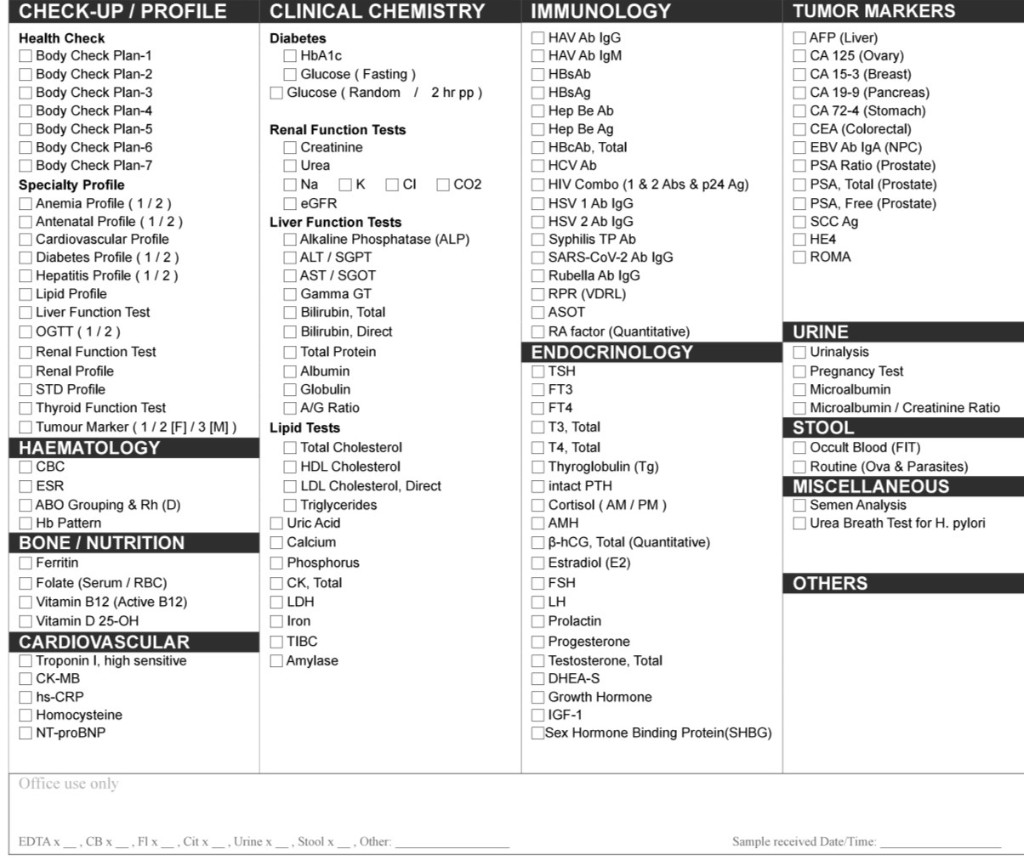
#> input picture block1/samples/lab_request_v0_blank.png, 1024 x 860 px; its folder holds only this picture in this run
$ python -i illumination.py   (imports and definitions only)
#> lines starting #> are read from the running program, lines starting #| are printed output that depends on the picture; after the words box and inside, x2 and y2 are one past the last pixel; in counts of white or black regions, pixels touching at a corner belong together
#> further down, picture is the input picture: shape (860, 1024); min 0, max 255, mean 230.5
"""Locally adaptive paper / ink cuts for flash and shadow gradients."""

from __future__ import annotations

import cv2
import numpy as np

Paper = float | np.ndarray


def _as_u8(gray: np.ndarray) -> np.ndarray:
    arr = np.asarray(gray)
    if arr.ndim == 3:
        arr = cv2.cvtColor(arr, cv2.COLOR_RGB2GRAY)
    if arr.dtype != np.uint8:
        arr = np.clip(arr, 0, 255).astype(np.uint8)
    return arr


def paper_map(gray: np.ndarray, tile: int = 64) -> np.ndarray:
    """Per-tile paper level (percentile 90), bilinear-upsampled to the image."""
#> called with tile = 64
    work = _as_u8(gray)
    h, w = work.shape
#> h = 860; w = 1024
    tile = max(16, int(tile))
    ny = max(1, int(np.ceil(h / tile)))
#> ny = 14
    nx = max(1, int(np.ceil(w / tile)))
#> nx = 16
    grid = np.zeros((ny, nx), dtype=np.float32)
    for iy in range(ny):
        y0, y1 = iy * tile, min(h, (iy + 1) * tile)
        for ix in range(nx):
            x0, x1 = ix * tile, min(w, (ix + 1) * tile)
            patch = work[y0:y1, x0:x1]
            if patch.size == 0:
                grid[iy, ix] = 255.0
                continue
            # Otsu brighter-class mean, else percentile — both local to the tile.
            if patch.size >= 64:
                _ret, th = cv2.threshold(patch, 0, 255, cv2.THRESH_BINARY + cv2.THRESH_OTSU)
                bright = patch[th > 0]
                if bright.size >= 8:
                    grid[iy, ix] = float(np.mean(bright))
                    continue
            grid[iy, ix] = float(np.percentile(patch, 90))
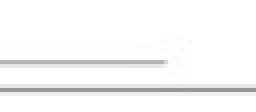
#> patch: shape (28, 64) (shown 4 times larger); min 148, max 255, mean 247.2
    if ny == 1 and nx == 1:
        return np.full((h, w), float(grid[0, 0]), dtype=np.float32)
    return cv2.resize(grid, (w, h), interpolation=cv2.INTER_LINEAR)
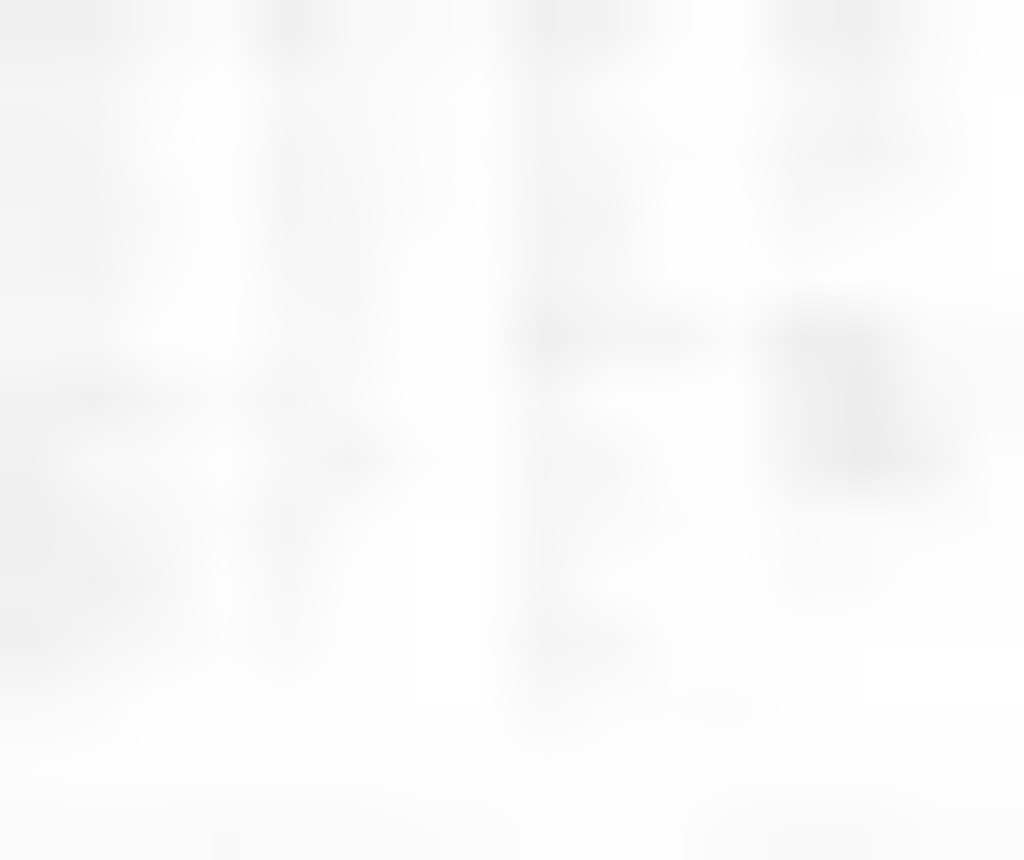
#> returned value: shape (860, 1024) float32; min 235.8, max 255, mean 250.3


def paper_level(gray: np.ndarray) -> float:
    """Scalar paper estimate for a small crop (tile Otsu / bright-class mean)."""
    work = _as_u8(gray)
    if work.size == 0:
        return 255.0
    if work.size >= 32:
        _ret, th = cv2.threshold(work, 0, 255, cv2.THRESH_BINARY + cv2.THRESH_OTSU)
        bright = work[th > 0]
        if bright.size >= 8:
            return float(np.mean(bright))
    return float(np.percentile(work, 90))


def paper_at(paper: Paper, y: int, x: int) -> float:
    if isinstance(paper, np.ndarray) and paper.ndim == 2:
        y = int(np.clip(y, 0, paper.shape[0] - 1))
        x = int(np.clip(x, 0, paper.shape[1] - 1))
        return float(paper[y, x])
    return float(paper)


def flatten_gray(gray: np.ndarray, sigma: float | None = None) -> np.ndarray:
    """Background-division flatten so a global cut is closer to valid after 1a."""
    work = _as_u8(gray)
    h, w = work.shape
    if sigma is None:
        sigma = max(12.0, min(h, w) / 24.0)
    k = max(3, int(sigma) * 2 + 1)
    background = cv2.GaussianBlur(work, (k, k), sigma)
    background = np.maximum(background, 1)
    return cv2.divide(work, background, scale=255)


def ink_mask(gray: np.ndarray, paper: Paper | None = None, frac: float = 0.55) -> np.ndarray:
    work = _as_u8(gray)
    if paper is None:
        if min(work.shape) >= 48:
            paper = paper_map(work)
        else:
            paper = paper_level(work)
    if isinstance(paper, np.ndarray) and paper.shape[:2] == work.shape[:2]:
        cut = np.maximum(paper * frac, 40.0)
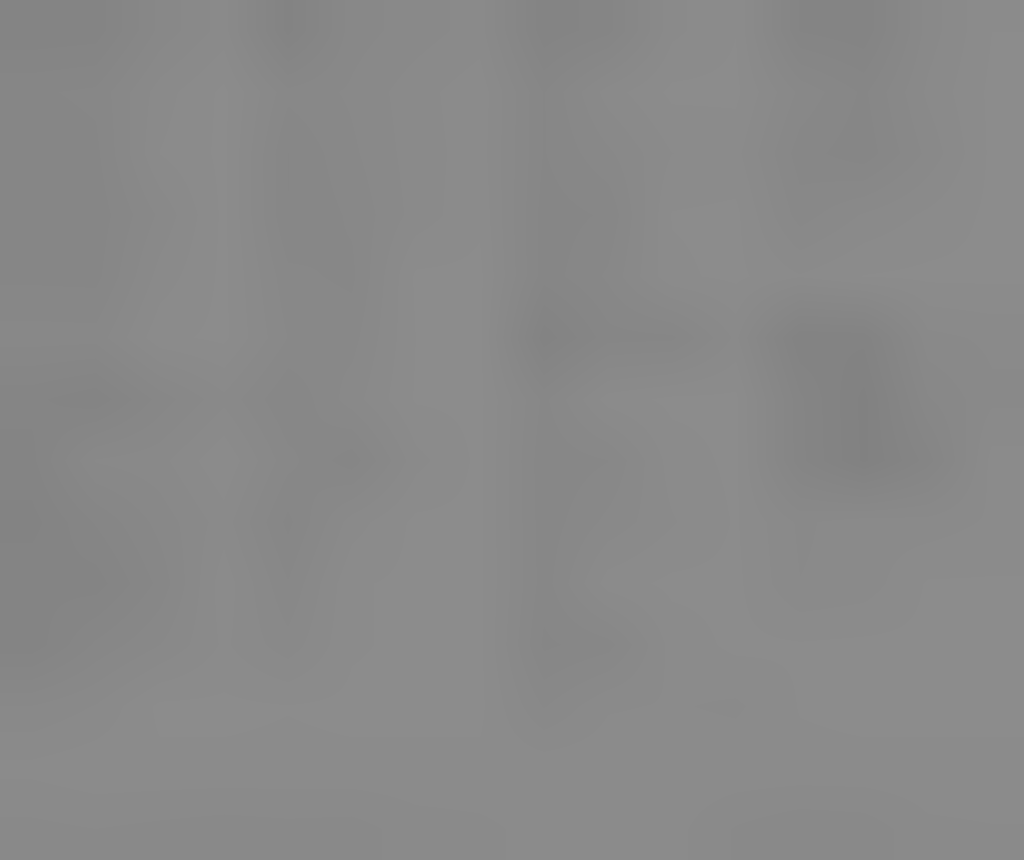
#> cut: shape (860, 1024) float32; min 129.7, max 140.2, mean 137.6
        return work < cut
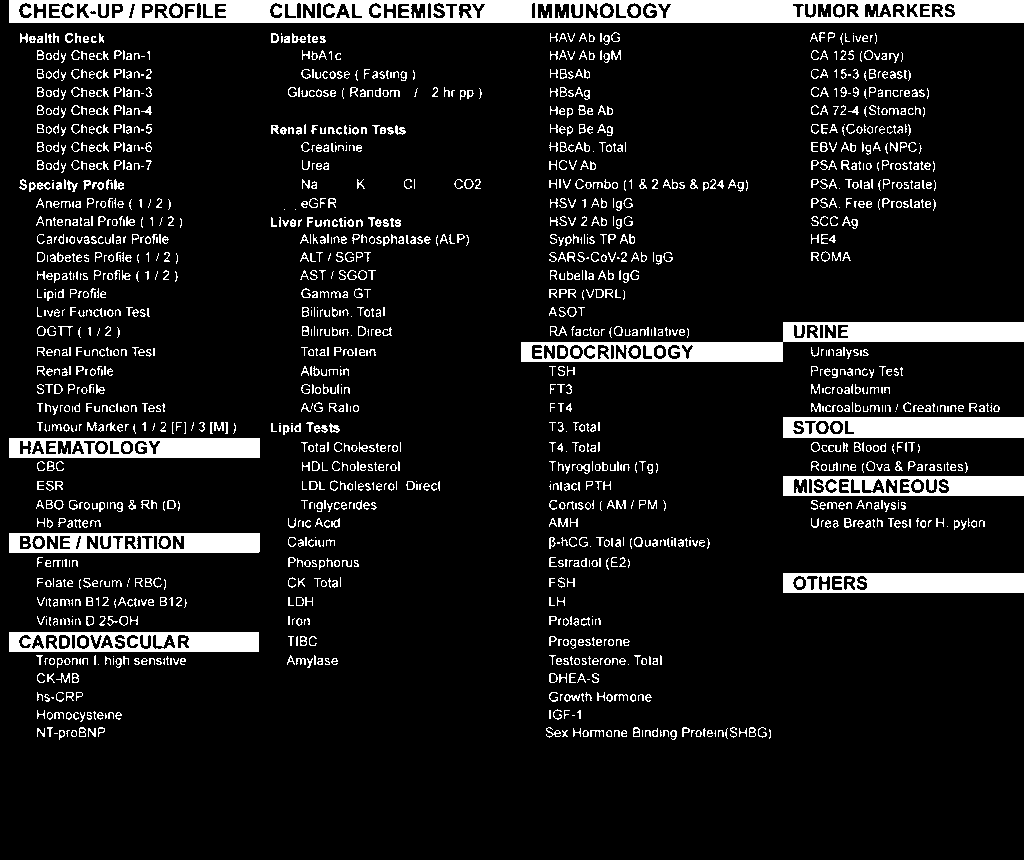
#> returned value: shape (860, 1024) bool; 9.9% white; 1586 white regions (558 under 20 px), largest, box (x1, y1, x2, y2) and area: (9, 0, 1024, 23) 18098, (521, 322, 1024, 362) 8367, (783, 417, 1024, 438) 4591
    cut = max(40.0, float(paper) * frac)
    return work < cut

>>> import cv2
>>> picture = cv2.imread('../../../block1/samples/lab_request_v0_blank.png', cv2.IMREAD_GRAYSCALE)
>>> result = ink_mask(picture)
